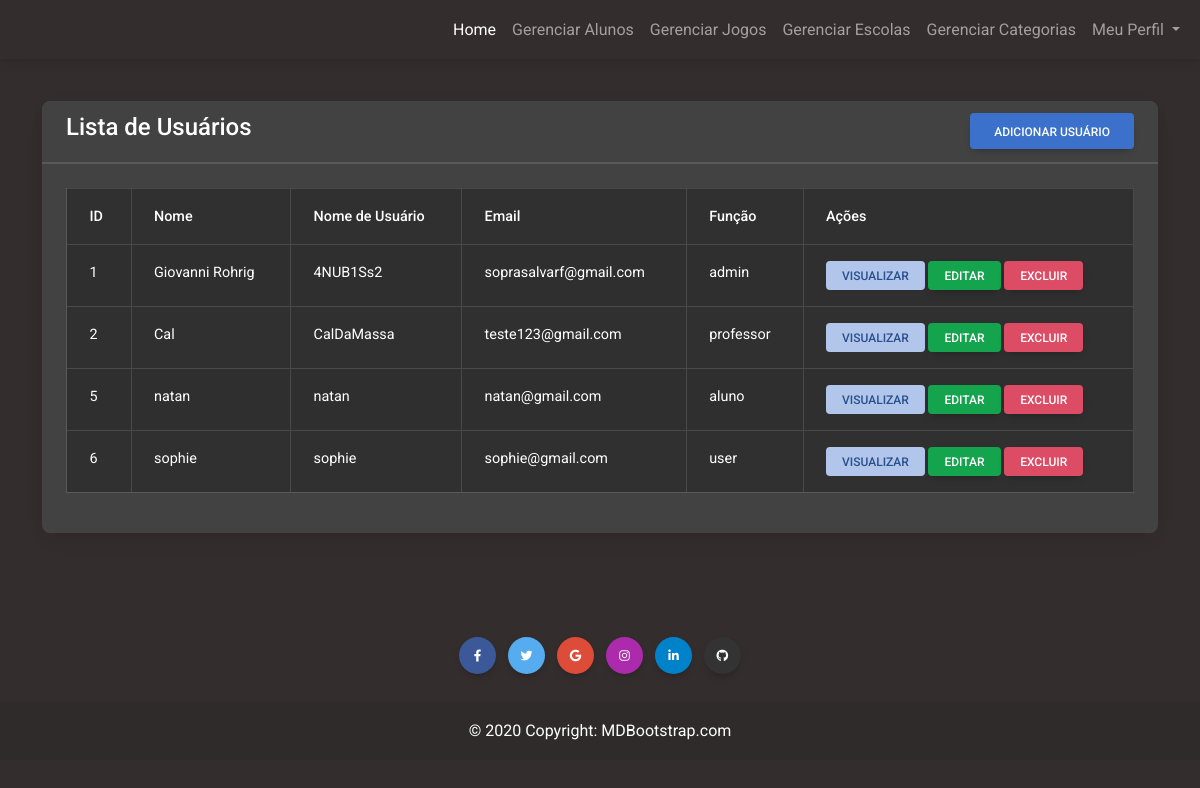
The app's page /manageUsers.php (signed in), older data.
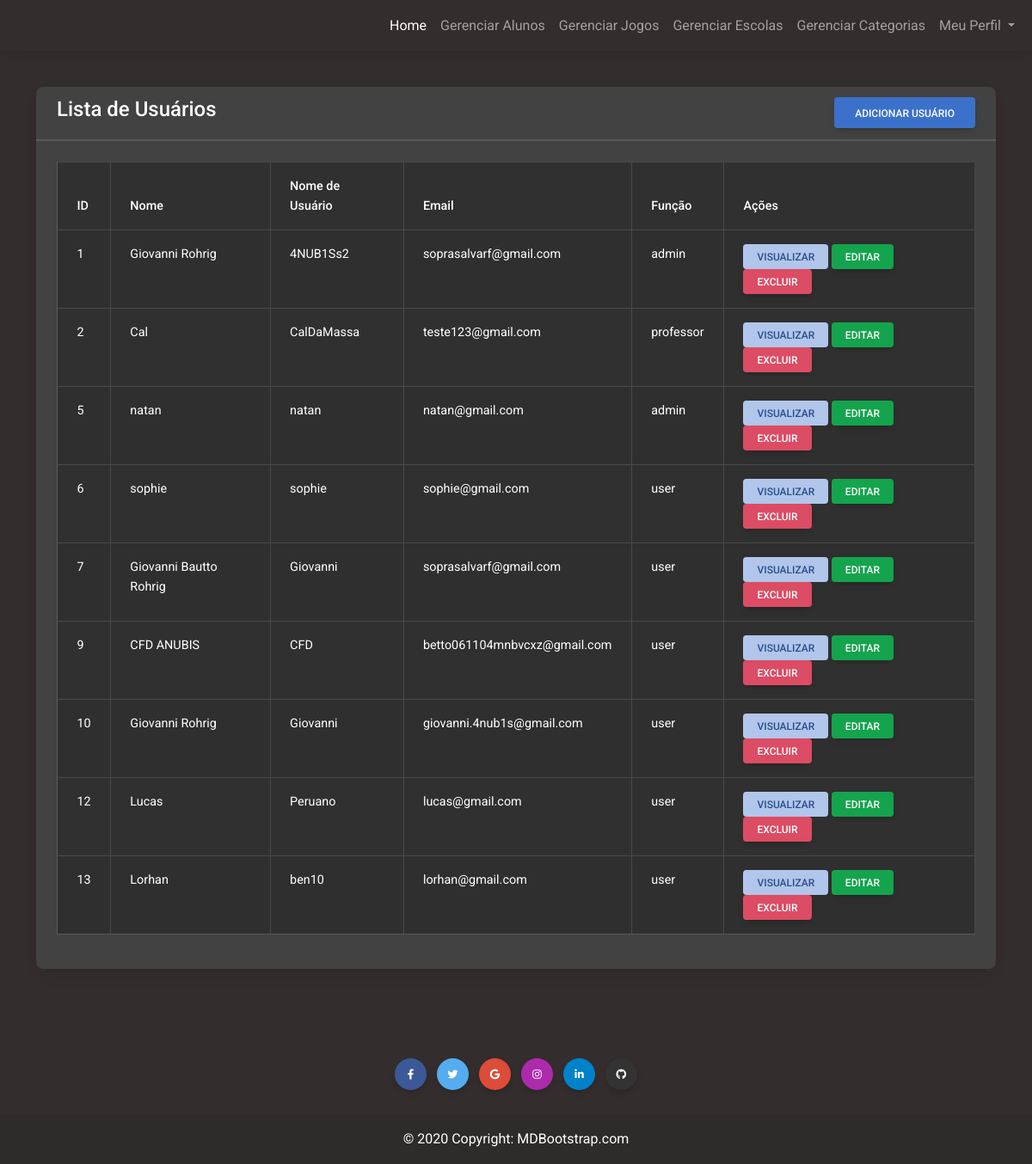
The same page, newer data.
### tables this page shows
CREATE TABLE `users` (
  `id` int unsigned NOT NULL AUTO_INCREMENT,
  `name` varchar(45) NOT NULL,
  `username` varchar(45) NOT NULL,
  `email` varchar(45) NOT NULL,
  `password` varchar(45) NOT NULL,
  `role` varchar(10) NOT NULL,
  `isgoogle` tinyint(1) NOT NULL,
  PRIMARY KEY (`id`)
);

### manageUsers.php (the view, shortened to what this page needs)
<?php
$role = $_SESSION['role'] ?? 'user';
require_once("./php/conexao.php");
?>
<!DOCTYPE html>
<html lang="pt-br">
  <head>
    <link
      rel="stylesheet"
      href="https://cdnjs.cloudflare.com/ajax/libs/font-awesome/6.0.0/css/all.min.css"
    />
    <link rel="stylesheet" href="css/mdb.min.css" />
  </head>
  <body class="bg-dark" data-mdb-theme="dark">
<?php include_once("./php/navbar.php"); ?>
<br>
<br><br>
<div class="container mt-4">
  <div class="row">
    <div class="col-md-12">
      <div class="card">
        <div class="card-header">
          <h4> Lista de Usuários
            <a href="./addUser.php" class="btn btn-primary float-end">Adicionar Usuário</a>
          </h4>
        </div>
        <div class="card-body">
          <table class="table table-bordered table-striped">
            <thead>
              <tr>
                <th>ID</th>
                <th>Nome</th>
                <th>Nome de Usuário</th>
                <th>Email</th>
                <th>Função</th>
                <th>Ações</th>
              </tr>
            </thead>
            <tbody>
              <?php
              $sql = "SELECT * FROM users";
              $result = mysqli_query($conn, $sql);
              if (mysqli_num_rows($result) > 0) {
                foreach ($result as $user) {
              ?>
              <tr>
                <td><?= $user['id'] ?></td>
                <td><?= $user['name'] ?></td>
                <td><?= $user['username'] ?></td>
                <td><?= $user['email'] ?></td>
                <td><?= $user['role'] ?></td>
                <td>
                  <a href="" class="btn btn-secondary btn-sm">Visualizar</a>
                  <a href="" class="btn btn-success btn-sm">Editar</a>
                  <form action="" method="POST" class="d-inline">
                    <button type="submit" name="deleteUser" class="btn btn-danger btn-sm">
                      Excluir
                    </button>
                  </form>
                </td>
              </tr>
              <?php
                }
              } else{
                echo "<h5> Nenhum usuário encontrado </h5>";
              }
              ?>
            </tbody>
          </table>
        </div>
      </div>
    </div>
  </div>
</div>
<br>
<br><br>
<?php
include_once("./php/footer.php");
?>
  </body>
</html>

### php/navbar.php (shortened to what this page needs)
<nav class="navbar navbar-expand-lg bg-dark fixed-top" data-mdb-theme="dark">
  <div class="container-fluid">
    <div class="collapse navbar-collapse" id="navbarRightAlignExample">
      <ul class="navbar-nav ms-auto mb-2 mb-lg-0">
        <li class="nav-item">
          <a class="nav-link active" aria-current="page" href="./mainPage.php">Home</a>
        </li>
        <?php if ($role == 'admin'): ?>
        <li class="nav-item">
          <a class="nav-link" href="./manageUsers.php">Gerenciar Alunos</a>
        </li>
        <li class="nav-item">
          <a class="nav-link" href="./manageGames.php">Gerenciar Jogos</a>
        </li>
        <li class="nav-item">
          <a class="nav-link" href="#">Gerenciar Escolas</a>
        </li>
        <li class="nav-item">
          <a class="nav-link" href="#">Gerenciar Categorias</a>
        </li>
        <li class="nav-item dropdown">
          <a
            data-mdb-dropdown-init
            class="nav-link dropdown-toggle"
            href="#"
            id="navbarDropdown"
            role="button"
            aria-expanded="false"
          >
            Meu Perfil
          </a>
        </li>
        <?php endif; ?>
      </ul>
    </div>
  </div>
</nav>

### php/footer.php
<footer class=" bg-dark text-center bottom" data-mdb-theme="dark">
     <div class="container p-4 pb-0">
       <section class="mb-4">
         <a
         data-mdb-ripple-init
           class="btn text-white btn-floating m-1"
           style="background-color: #3b5998;"
           href="#!"
           role="button"
           ><i class="fab fa-facebook-f"></i
         ></a>
         <a
           data-mdb-ripple-init
           class="btn text-white btn-floating m-1"
           style="background-color: #55acee;"
           href="#!"
           role="button"
           ><i class="fab fa-twitter"></i
         ></a>
         <a
           data-mdb-ripple-init
           class="btn text-white btn-floating m-1"
           style="background-color: #dd4b39;"
           href="#!"
           role="button"
           ><i class="fab fa-google"></i
         ></a>
         <a
           data-mdb-ripple-init
           class="btn text-white btn-floating m-1"
           style="background-color: #ac2bac;"
           href="#!"
           role="button"
           ><i class="fab fa-instagram"></i
         ></a>
         <a
           data-mdb-ripple-init
           class="btn text-white btn-floating m-1"
           style="background-color: #0082ca;"
           href="#!"
           role="button"
           ><i class="fab fa-linkedin-in"></i
         ></a>
         <a
           data-mdb-ripple-init
           class="btn text-white btn-floating m-1"
           style="background-color: #333333;"
           href="#!"
           role="button"
           ><i class="fab fa-github"></i
         ></a>
       </section>
     </div>
     <div class="text-center p-3" style="background-color: rgba(0, 0, 0, 0.05);">
       © 2020 Copyright:
       <a class="text-body" href="https://mdbootstrap.com/">MDBootstrap.com</a>
     </div>
   </footer>

Row changes from the older to the newer data that the page shows:
changed users "natan": role "aluno" → "admin"
added users: id "7", name "Giovanni Bautto Rohrig", username "Giovanni", email "soprasalvarf@gmail.com", role "user"
added users: id "9", name "CFD ANUBIS", username "CFD", email "betto061104mnbvcxz@gmail.com", role "user"
added users: id "10", name "Giovanni Rohrig", username "Giovanni", email "giovanni.4nub1s@gmail.com", role "user"
added users: id "12", name "Lucas", username "Peruano", email "lucas@gmail.com", role "user"
added users: id "13", name "Lorhan", username "ben10", email "lorhan@gmail.com", role "user"
